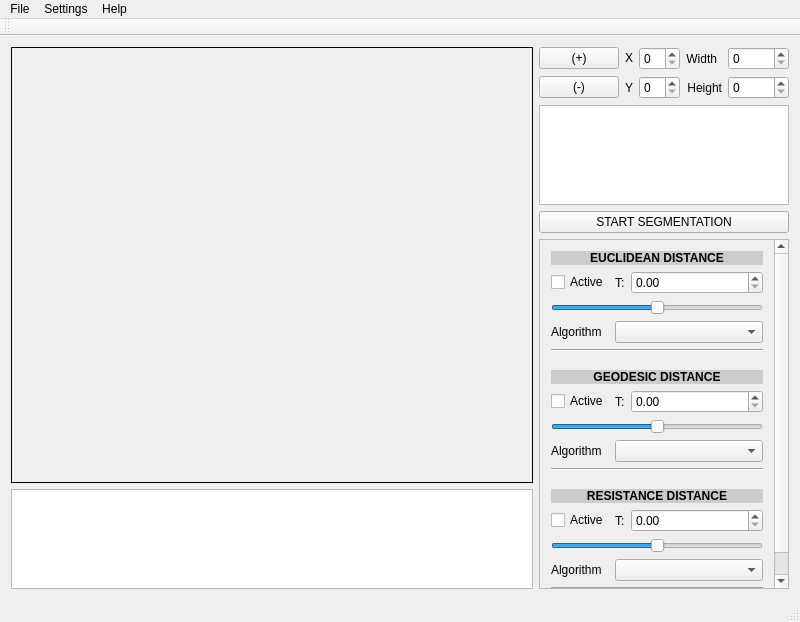
<?xml version="1.0" encoding="UTF-8"?>
<ui version="4.0">
 <class>MainWindow</class>
 <widget class="QMainWindow" name="MainWindow">
  <property name="geometry">
   <rect>
    <x>0</x>
    <y>0</y>
    <width>800</width>
    <height>622</height>
   </rect>
  </property>
  <property name="minimumSize">
   <size>
    <width>800</width>
    <height>500</height>
   </size>
  </property>
  <property name="windowTitle">
   <string>Thesis Application</string>
  </property>
  <property name="tabShape">
   <enum>QTabWidget::Rounded</enum>
  </property>
  <widget class="QWidget" name="centralWidget">
   <layout class="QGridLayout" name="gridLayout">
    <item row="0" column="2">
     <widget class="QWidget" name="widget" native="true">
      <property name="sizePolicy">
       <sizepolicy hsizetype="Minimum" vsizetype="Fixed">
        <horstretch>0</horstretch>
        <verstretch>0</verstretch>
       </sizepolicy>
      </property>
      <layout class="QGridLayout" name="gridLayout_2">
       <property name="leftMargin">
        <number>0</number>
       </property>
       <property name="topMargin">
        <number>0</number>
       </property>
       <property name="rightMargin">
        <number>0</number>
       </property>
       <property name="bottomMargin">
        <number>0</number>
       </property>
       <item row="1" column="4">
        <widget class="QSpinBox" name="spinBox_2"/>
       </item>
       <item row="1" column="1">
        <widget class="QLabel" name="label_3">
         <property name="text">
          <string>Y</string>
         </property>
         <property name="alignment">
          <set>Qt::AlignRight|Qt::AlignTrailing|Qt::AlignVCenter</set>
         </property>
        </widget>
       </item>
       <item row="1" column="7">
        <widget class="QLabel" name="label_5">
         <property name="sizePolicy">
          <sizepolicy hsizetype="Fixed" vsizetype="Preferred">
           <horstretch>0</horstretch>
           <verstretch>0</verstretch>
          </sizepolicy>
         </property>
         <property name="text">
          <string>Height</string>
         </property>
         <property name="alignment">
          <set>Qt::AlignRight|Qt::AlignTrailing|Qt::AlignVCenter</set>
         </property>
        </widget>
       </item>
       <item row="1" column="8">
        <widget class="QSpinBox" name="spinBox_4"/>
       </item>
       <item row="0" column="8">
        <widget class="QSpinBox" name="spinBox_3"/>
       </item>
       <item row="0" column="7">
        <widget class="QLabel" name="label_4">
         <property name="sizePolicy">
          <sizepolicy hsizetype="Fixed" vsizetype="Preferred">
           <horstretch>0</horstretch>
           <verstretch>0</verstretch>
          </sizepolicy>
         </property>
         <property name="text">
          <string>Width</string>
         </property>
         <property name="alignment">
          <set>Qt::AlignRight|Qt::AlignTrailing|Qt::AlignVCenter</set>
         </property>
        </widget>
       </item>
       <item row="0" column="1">
        <widget class="QLabel" name="label_2">
         <property name="sizePolicy">
          <sizepolicy hsizetype="Fixed" vsizetype="Fixed">
           <horstretch>0</horstretch>
           <verstretch>0</verstretch>
          </sizepolicy>
         </property>
         <property name="text">
          <string>X</string>
         </property>
         <property name="alignment">
          <set>Qt::AlignRight|Qt::AlignTrailing|Qt::AlignVCenter</set>
         </property>
        </widget>
       </item>
       <item row="0" column="4">
        <widget class="QSpinBox" name="spinBox">
         <property name="sizePolicy">
          <sizepolicy hsizetype="Fixed" vsizetype="Fixed">
           <horstretch>0</horstretch>
           <verstretch>0</verstretch>
          </sizepolicy>
         </property>
        </widget>
       </item>
       <item row="0" column="0">
        <widget class="QPushButton" name="pushButton_2">
         <property name="sizePolicy">
          <sizepolicy hsizetype="Minimum" vsizetype="Fixed">
           <horstretch>0</horstretch>
           <verstretch>0</verstretch>
          </sizepolicy>
         </property>
         <property name="text">
          <string>(+)</string>
         </property>
        </widget>
       </item>
       <item row="1" column="0">
        <widget class="QPushButton" name="pushButton_3">
         <property name="sizePolicy">
          <sizepolicy hsizetype="Minimum" vsizetype="Fixed">
           <horstretch>0</horstretch>
           <verstretch>0</verstretch>
          </sizepolicy>
         </property>
         <property name="text">
          <string>(-)</string>
         </property>
        </widget>
       </item>
      </layout>
     </widget>
    </item>
    <item row="4" column="0">
     <widget class="QListView" name="listView">
      <property name="sizePolicy">
       <sizepolicy hsizetype="Expanding" vsizetype="Fixed">
        <horstretch>0</horstretch>
        <verstretch>0</verstretch>
       </sizepolicy>
      </property>
      <property name="maximumSize">
       <size>
        <width>16777215</width>
        <height>100</height>
       </size>
      </property>
     </widget>
    </item>
    <item row="2" column="2">
     <widget class="QPushButton" name="pushButton">
      <property name="text">
       <string>START SEGMENTATION</string>
      </property>
     </widget>
    </item>
    <item row="0" column="0" rowspan="4">
     <widget class="QLabel" name="label">
      <property name="frameShape">
       <enum>QFrame::Box</enum>
      </property>
      <property name="text">
       <string/>
      </property>
     </widget>
    </item>
    <item row="1" column="2">
     <widget class="QTableView" name="tableView">
      <property name="sizePolicy">
       <sizepolicy hsizetype="Fixed" vsizetype="Fixed">
        <horstretch>0</horstretch>
        <verstretch>0</verstretch>
       </sizepolicy>
      </property>
      <property name="minimumSize">
       <size>
        <width>250</width>
        <height>100</height>
       </size>
      </property>
      <property name="maximumSize">
       <size>
        <width>250</width>
        <height>100</height>
       </size>
      </property>
     </widget>
    </item>
    <item row="3" column="2" rowspan="2">
     <widget class="QScrollArea" name="scrollArea">
      <property name="sizePolicy">
       <sizepolicy hsizetype="Fixed" vsizetype="Expanding">
        <horstretch>0</horstretch>
        <verstretch>0</verstretch>
       </sizepolicy>
      </property>
      <property name="minimumSize">
       <size>
        <width>250</width>
        <height>0</height>
       </size>
      </property>
      <property name="styleSheet">
       <string notr="true"/>
      </property>
      <property name="widgetResizable">
       <bool>true</bool>
      </property>
      <property name="alignment">
       <set>Qt::AlignHCenter|Qt::AlignTop</set>
      </property>
      <widget class="QWidget" name="scrollAreaWidgetContents">
       <property name="geometry">
        <rect>
         <x>0</x>
         <y>0</y>
         <width>233</width>
         <height>460</height>
        </rect>
       </property>
       <layout class="QVBoxLayout" name="verticalLayout">
        <item alignment="Qt::AlignTop">
         <widget class="QWidget" name="widget_3" native="true">
          <property name="sizePolicy">
           <sizepolicy hsizetype="Preferred" vsizetype="Fixed">
            <horstretch>0</horstretch>
            <verstretch>0</verstretch>
           </sizepolicy>
          </property>
          <property name="minimumSize">
           <size>
            <width>0</width>
            <height>0</height>
           </size>
          </property>
          <property name="styleSheet">
           <string notr="true"/>
          </property>
          <layout class="QGridLayout" name="gridLayout_4">
           <property name="leftMargin">
            <number>0</number>
           </property>
           <property name="topMargin">
            <number>0</number>
           </property>
           <property name="rightMargin">
            <number>0</number>
           </property>
           <property name="bottomMargin">
            <number>12</number>
           </property>
           <item row="1" column="0">
            <widget class="QCheckBox" name="checkBox_2">
             <property name="text">
              <string>Active</string>
             </property>
            </widget>
           </item>
           <item row="6" column="0" colspan="3">
            <widget class="QSlider" name="horizontalSlider_2">
             <property name="value">
              <number>50</number>
             </property>
             <property name="orientation">
              <enum>Qt::Horizontal</enum>
             </property>
            </widget>
           </item>
           <item row="1" column="1">
            <widget class="QLabel" name="label_10">
             <property name="sizePolicy">
              <sizepolicy hsizetype="Fixed" vsizetype="Preferred">
               <horstretch>0</horstretch>
               <verstretch>0</verstretch>
              </sizepolicy>
             </property>
             <property name="text">
              <string>T:</string>
             </property>
            </widget>
           </item>
           <item row="1" column="2">
            <widget class="QDoubleSpinBox" name="doubleSpinBox_2"/>
           </item>
           <item row="7" column="1" colspan="2">
            <widget class="QComboBox" name="comboBox_2">
             <property name="maxVisibleItems">
              <number>2</number>
             </property>
            </widget>
           </item>
           <item row="7" column="0">
            <widget class="QLabel" name="label_11">
             <property name="sizePolicy">
              <sizepolicy hsizetype="Fixed" vsizetype="Preferred">
               <horstretch>0</horstretch>
               <verstretch>0</verstretch>
              </sizepolicy>
             </property>
             <property name="text">
              <string>Algorithm</string>
             </property>
            </widget>
           </item>
           <item row="0" column="0" colspan="3">
            <widget class="QLabel" name="label_9">
             <property name="sizePolicy">
              <sizepolicy hsizetype="Expanding" vsizetype="Fixed">
               <horstretch>0</horstretch>
               <verstretch>0</verstretch>
              </sizepolicy>
             </property>
             <property name="font">
              <font>
               <weight>75</weight>
               <bold>true</bold>
              </font>
             </property>
             <property name="autoFillBackground">
              <bool>false</bool>
             </property>
             <property name="styleSheet">
              <string notr="true">background-color: rgb(204, 204, 204);</string>
             </property>
             <property name="text">
              <string>EUCLIDEAN DISTANCE</string>
             </property>
             <property name="alignment">
              <set>Qt::AlignCenter</set>
             </property>
            </widget>
           </item>
           <item row="8" column="0" colspan="3">
            <widget class="Line" name="line">
             <property name="orientation">
              <enum>Qt::Horizontal</enum>
             </property>
            </widget>
           </item>
          </layout>
         </widget>
        </item>
        <item alignment="Qt::AlignTop">
         <widget class="QWidget" name="widget_4" native="true">
          <property name="sizePolicy">
           <sizepolicy hsizetype="Preferred" vsizetype="Fixed">
            <horstretch>0</horstretch>
            <verstretch>0</verstretch>
           </sizepolicy>
          </property>
          <property name="minimumSize">
           <size>
            <width>0</width>
            <height>0</height>
           </size>
          </property>
          <property name="styleSheet">
           <string notr="true"/>
          </property>
          <layout class="QGridLayout" name="gridLayout_5">
           <property name="leftMargin">
            <number>0</number>
           </property>
           <property name="topMargin">
            <number>0</number>
           </property>
           <property name="rightMargin">
            <number>0</number>
           </property>
           <property name="bottomMargin">
            <number>12</number>
           </property>
           <item row="1" column="0">
            <widget class="QCheckBox" name="checkBox_3">
             <property name="text">
              <string>Active</string>
             </property>
            </widget>
           </item>
           <item row="6" column="0" colspan="3">
            <widget class="QSlider" name="horizontalSlider_3">
             <property name="value">
              <number>50</number>
             </property>
             <property name="orientation">
              <enum>Qt::Horizontal</enum>
             </property>
            </widget>
           </item>
           <item row="1" column="1">
            <widget class="QLabel" name="label_12">
             <property name="sizePolicy">
              <sizepolicy hsizetype="Fixed" vsizetype="Preferred">
               <horstretch>0</horstretch>
               <verstretch>0</verstretch>
              </sizepolicy>
             </property>
             <property name="text">
              <string>T:</string>
             </property>
            </widget>
           </item>
           <item row="1" column="2">
            <widget class="QDoubleSpinBox" name="doubleSpinBox_3"/>
           </item>
           <item row="7" column="1" colspan="2">
            <widget class="QComboBox" name="comboBox_3">
             <property name="maxVisibleItems">
              <number>2</number>
             </property>
            </widget>
           </item>
           <item row="7" column="0">
            <widget class="QLabel" name="label_13">
             <property name="sizePolicy">
              <sizepolicy hsizetype="Fixed" vsizetype="Preferred">
               <horstretch>0</horstretch>
               <verstretch>0</verstretch>
              </sizepolicy>
             </property>
             <property name="text">
              <string>Algorithm</string>
             </property>
            </widget>
           </item>
           <item row="0" column="0" colspan="3">
            <widget class="QLabel" name="label_14">
             <property name="sizePolicy">
              <sizepolicy hsizetype="Expanding" vsizetype="Fixed">
               <horstretch>0</horstretch>
               <verstretch>0</verstretch>
              </sizepolicy>
             </property>
             <property name="font">
              <font>
               <weight>75</weight>
               <bold>true</bold>
              </font>
             </property>
             <property name="autoFillBackground">
              <bool>false</bool>
             </property>
             <property name="styleSheet">
              <string notr="true">background-color: rgb(204, 204, 204);</string>
             </property>
             <property name="text">
              <string>GEODESIC DISTANCE</string>
             </property>
             <property name="alignment">
              <set>Qt::AlignCenter</set>
             </property>
            </widget>
           </item>
           <item row="8" column="0" colspan="3">
            <widget class="Line" name="line_2">
             <property name="orientation">
              <enum>Qt::Horizontal</enum>
             </property>
            </widget>
           </item>
          </layout>
         </widget>
        </item>
        <item>
         <widget class="QWidget" name="widget_5" native="true">
          <property name="sizePolicy">
           <sizepolicy hsizetype="Preferred" vsizetype="Fixed">
            <horstretch>0</horstretch>
            <verstretch>0</verstretch>
           </sizepolicy>
          </property>
          <property name="minimumSize">
           <size>
            <width>0</width>
            <height>0</height>
           </size>
          </property>
          <property name="styleSheet">
           <string notr="true"/>
          </property>
          <layout class="QGridLayout" name="gridLayout_6">
           <property name="leftMargin">
            <number>0</number>
           </property>
           <property name="topMargin">
            <number>0</number>
           </property>
           <property name="rightMargin">
            <number>0</number>
           </property>
           <property name="bottomMargin">
            <number>12</number>
           </property>
           <item row="1" column="0">
            <widget class="QCheckBox" name="checkBox_4">
             <property name="text">
              <string>Active</string>
             </property>
            </widget>
           </item>
           <item row="6" column="0" colspan="3">
            <widget class="QSlider" name="horizontalSlider_4">
             <property name="value">
              <number>50</number>
             </property>
             <property name="orientation">
              <enum>Qt::Horizontal</enum>
             </property>
            </widget>
           </item>
           <item row="1" column="1">
            <widget class="QLabel" name="label_15">
             <property name="sizePolicy">
              <sizepolicy hsizetype="Fixed" vsizetype="Preferred">
               <horstretch>0</horstretch>
               <verstretch>0</verstretch>
              </sizepolicy>
             </property>
             <property name="text">
              <string>T:</string>
             </property>
            </widget>
           </item>
           <item row="1" column="2">
            <widget class="QDoubleSpinBox" name="doubleSpinBox_4"/>
           </item>
           <item row="7" column="1" colspan="2">
            <widget class="QComboBox" name="comboBox_4">
             <property name="maxVisibleItems">
              <number>2</number>
             </property>
            </widget>
           </item>
           <item row="7" column="0">
            <widget class="QLabel" name="label_16">
             <property name="sizePolicy">
              <sizepolicy hsizetype="Fixed" vsizetype="Preferred">
               <horstretch>0</horstretch>
               <verstretch>0</verstretch>
              </sizepolicy>
             </property>
             <property name="text">
              <string>Algorithm</string>
             </property>
            </widget>
           </item>
           <item row="0" column="0" colspan="3">
            <widget class="QLabel" name="label_17">
             <property name="sizePolicy">
              <sizepolicy hsizetype="Expanding" vsizetype="Fixed">
               <horstretch>0</horstretch>
               <verstretch>0</verstretch>
              </sizepolicy>
             </property>
             <property name="font">
              <font>
               <weight>75</weight>
               <bold>true</bold>
              </font>
             </property>
             <property name="autoFillBackground">
              <bool>false</bool>
             </property>
             <property name="styleSheet">
              <string notr="true">background-color: rgb(204, 204, 204);</string>
             </property>
             <property name="text">
              <string>RESISTANCE DISTANCE</string>
             </property>
             <property name="alignment">
              <set>Qt::AlignCenter</set>
             </property>
            </widget>
           </item>
           <item row="8" column="0" colspan="3">
            <widget class="Line" name="line_3">
             <property name="orientation">
              <enum>Qt::Horizontal</enum>
             </property>
            </widget>
           </item>
          </layout>
         </widget>
        </item>
       </layout>
      </widget>
     </widget>
    </item>
   </layout>
  </widget>
  <widget class="QMenuBar" name="menuBar">
   <property name="geometry">
    <rect>
     <x>0</x>
     <y>0</y>
     <width>800</width>
     <height>22</height>
    </rect>
   </property>
   <widget class="QMenu" name="menuFile">
    <property name="title">
     <string>File</string>
    </property>
    <addaction name="actionLoad_image"/>
    <addaction name="actionSave_Image"/>
    <addaction name="actionSave_All"/>
    <addaction name="actionClear"/>
   </widget>
   <widget class="QMenu" name="menuSettings">
    <property name="title">
     <string>Settings</string>
    </property>
    <addaction name="actionGraph"/>
    <addaction name="actionApplication"/>
   </widget>
   <widget class="QMenu" name="menuHelp">
    <property name="title">
     <string>Help</string>
    </property>
    <addaction name="actionTips"/>
   </widget>
   <addaction name="menuFile"/>
   <addaction name="menuSettings"/>
   <addaction name="menuHelp"/>
  </widget>
  <widget class="QToolBar" name="mainToolBar">
   <attribute name="toolBarArea">
    <enum>TopToolBarArea</enum>
   </attribute>
   <attribute name="toolBarBreak">
    <bool>false</bool>
   </attribute>
  </widget>
  <widget class="QStatusBar" name="statusBar"/>
  <action name="actionLoad_image">
   <property name="text">
    <string>Load Image</string>
   </property>
  </action>
  <action name="actionSave_Image">
   <property name="text">
    <string>Save Image</string>
   </property>
  </action>
  <action name="actionSave_All">
   <property name="text">
    <string>Save All</string>
   </property>
  </action>
  <action name="actionTips">
   <property name="text">
    <string>Tips</string>
   </property>
  </action>
  <action name="actionGraph">
   <property name="text">
    <string>Graph</string>
   </property>
  </action>
  <action name="actionApplication">
   <property name="text">
    <string>Application</string>
   </property>
  </action>
  <action name="actionClear">
   <property name="text">
    <string>Clear</string>
   </property>
  </action>
 </widget>
 <layoutdefault spacing="6" margin="11"/>
 <tabstops>
  <tabstop>pushButton</tabstop>
  <tabstop>tableView</tabstop>
  <tabstop>listView</tabstop>
  <tabstop>scrollArea</tabstop>
 </tabstops>
 <resources/>
 <connections/>
</ui>
